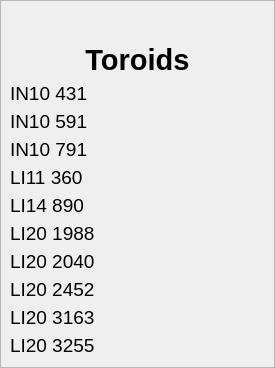
           <widget class="QFrame" name="toro_summary">
            <property name="minimumSize">
             <size>
              <width>275</width>
              <height>0</height>
             </size>
            </property>
            <property name="frameShape">
             <enum>QFrame::StyledPanel</enum>
            </property>
            <layout class="QGridLayout" name="gridLayout_2">
             <property name="leftMargin">
              <number>9</number>
             </property>
             <property name="topMargin">
              <number>2</number>
             </property>
             <property name="rightMargin">
              <number>9</number>
             </property>
             <property name="bottomMargin">
              <number>10</number>
             </property>
             <property name="horizontalSpacing">
              <number>10</number>
             </property>
             <property name="verticalSpacing">
              <number>5</number>
             </property>
             <item row="3" column="1">
              <widget class="PyDMLabel" name="PyDMLabel_6">
               <property name="font">
                <font>
                 <pointsize>14</pointsize>
                </font>
               </property>
               <property name="toolTip">
                <string/>
               </property>
               <property name="alignment">
                <set>Qt::AlignRight|Qt::AlignTrailing|Qt::AlignVCenter</set>
               </property>
               <property name="showUnits">
                <bool>true</bool>
               </property>
               <property name="precisionFromPV">
                <bool>false</bool>
               </property>
               <property name="alarmSensitiveBorder">
                <bool>false</bool>
               </property>
               <property name="channel">
                <string>TORO:IN10:591:TMIT_PC</string>
               </property>
              </widget>
             </item>
             <item row="5" column="1">
              <widget class="PyDMLabel" name="PyDMLabel_8">
               <property name="font">
                <font>
                 <pointsize>14</pointsize>
                </font>
               </property>
               <property name="toolTip">
                <string/>
               </property>
               <property name="alignment">
                <set>Qt::AlignRight|Qt::AlignTrailing|Qt::AlignVCenter</set>
               </property>
               <property name="showUnits">
                <bool>true</bool>
               </property>
               <property name="precisionFromPV">
                <bool>false</bool>
               </property>
               <property name="alarmSensitiveBorder">
                <bool>false</bool>
               </property>
               <property name="channel">
                <string>TORO:LI11:360:TMIT_PC</string>
               </property>
              </widget>
             </item>
             <item row="7" column="0">
              <widget class="QLabel" name="toro_6">
               <property name="font">
                <font>
                 <pointsize>14</pointsize>
                 <weight>50</weight>
                 <bold>false</bold>
                </font>
               </property>
               <property name="text">
                <string>LI20 1988</string>
               </property>
               <property name="alignment">
                <set>Qt::AlignLeading|Qt::AlignLeft|Qt::AlignVCenter</set>
               </property>
              </widget>
             </item>
             <item row="11" column="1">
              <widget class="PyDMLabel" name="PyDMLabel_14">
               <property name="font">
                <font>
                 <pointsize>14</pointsize>
                </font>
               </property>
               <property name="toolTip">
                <string/>
               </property>
               <property name="alignment">
                <set>Qt::AlignRight|Qt::AlignTrailing|Qt::AlignVCenter</set>
               </property>
               <property name="showUnits">
                <bool>true</bool>
               </property>
               <property name="precisionFromPV">
                <bool>false</bool>
               </property>
               <property name="alarmSensitiveBorder">
                <bool>false</bool>
               </property>
               <property name="channel">
                <string>TORO:LI20:3255:TMIT_PC</string>
               </property>
              </widget>
             </item>
             <item row="2" column="0">
              <widget class="QLabel" name="toro_1">
               <property name="font">
                <font>
                 <pointsize>14</pointsize>
                 <weight>50</weight>
                 <bold>false</bold>
                </font>
               </property>
               <property name="text">
                <string>IN10 431</string>
               </property>
               <property name="alignment">
                <set>Qt::AlignLeading|Qt::AlignLeft|Qt::AlignVCenter</set>
               </property>
              </widget>
             </item>
             <item row="1" column="0" colspan="2">
              <widget class="QLabel" name="label_6">
               <property name="font">
                <font>
                 <pointsize>22</pointsize>
                 <weight>75</weight>
                 <bold>true</bold>
                </font>
               </property>
               <property name="text">
                <string>Toroids</string>
               </property>
               <property name="alignment">
                <set>Qt::AlignCenter</set>
               </property>
              </widget>
             </item>
             <item row="11" column="0">
              <widget class="QLabel" name="toro_10">
               <property name="font">
                <font>
                 <pointsize>14</pointsize>
                 <weight>50</weight>
                 <bold>false</bold>
                </font>
               </property>
               <property name="text">
                <string>LI20 3255</string>
               </property>
               <property name="alignment">
                <set>Qt::AlignLeading|Qt::AlignLeft|Qt::AlignVCenter</set>
               </property>
              </widget>
             </item>
             <item row="3" column="0">
              <widget class="QLabel" name="toro_2">
               <property name="font">
                <font>
                 <pointsize>14</pointsize>
                 <weight>50</weight>
                 <bold>false</bold>
                </font>
               </property>
               <property name="text">
                <string>IN10 591</string>
               </property>
               <property name="alignment">
                <set>Qt::AlignLeading|Qt::AlignLeft|Qt::AlignVCenter</set>
               </property>
              </widget>
             </item>
             <item row="4" column="1">
              <widget class="PyDMLabel" name="PyDMLabel_7">
               <property name="font">
                <font>
                 <pointsize>14</pointsize>
                </font>
               </property>
               <property name="toolTip">
                <string/>
               </property>
               <property name="alignment">
                <set>Qt::AlignRight|Qt::AlignTrailing|Qt::AlignVCenter</set>
               </property>
               <property name="showUnits">
                <bool>true</bool>
               </property>
               <property name="precisionFromPV">
                <bool>false</bool>
               </property>
               <property name="alarmSensitiveBorder">
                <bool>false</bool>
               </property>
               <property name="channel">
                <string>TORO:IN10:791:TMIT_PC</string>
               </property>
              </widget>
             </item>
             <item row="8" column="1">
              <widget class="PyDMLabel" name="PyDMLabel_11">
               <property name="font">
                <font>
                 <pointsize>14</pointsize>
                </font>
               </property>
               <property name="toolTip">
                <string/>
               </property>
               <property name="alignment">
                <set>Qt::AlignRight|Qt::AlignTrailing|Qt::AlignVCenter</set>
               </property>
               <property name="showUnits">
                <bool>true</bool>
               </property>
               <property name="precisionFromPV">
                <bool>false</bool>
               </property>
               <property name="alarmSensitiveBorder">
                <bool>false</bool>
               </property>
               <property name="channel">
                <string>TORO:LI20:2040:TMIT_PC</string>
               </property>
              </widget>
             </item>
             <item row="7" column="1">
              <widget class="PyDMLabel" name="PyDMLabel_10">
               <property name="font">
                <font>
                 <pointsize>14</pointsize>
                </font>
               </property>
               <property name="toolTip">
                <string/>
               </property>
               <property name="alignment">
                <set>Qt::AlignRight|Qt::AlignTrailing|Qt::AlignVCenter</set>
               </property>
               <property name="showUnits">
                <bool>true</bool>
               </property>
               <property name="precisionFromPV">
                <bool>false</bool>
               </property>
               <property name="alarmSensitiveBorder">
                <bool>false</bool>
               </property>
               <property name="channel">
                <string>TORO:LI20:1988:TMIT_PC</string>
               </property>
              </widget>
             </item>
             <item row="2" column="1">
              <widget class="PyDMLabel" name="PyDMLabel_5">
               <property name="font">
                <font>
                 <pointsize>14</pointsize>
                </font>
               </property>
               <property name="toolTip">
                <string/>
               </property>
               <property name="alignment">
                <set>Qt::AlignRight|Qt::AlignTrailing|Qt::AlignVCenter</set>
               </property>
               <property name="showUnits">
                <bool>true</bool>
               </property>
               <property name="precisionFromPV">
                <bool>false</bool>
               </property>
               <property name="alarmSensitiveBorder">
                <bool>false</bool>
               </property>
               <property name="channel">
                <string>TORO:IN10:431:TMIT_PC</string>
               </property>
              </widget>
             </item>
             <item row="9" column="1">
              <widget class="PyDMLabel" name="PyDMLabel_12">
               <property name="font">
                <font>
                 <pointsize>14</pointsize>
                </font>
               </property>
               <property name="toolTip">
                <string/>
               </property>
               <property name="alignment">
                <set>Qt::AlignRight|Qt::AlignTrailing|Qt::AlignVCenter</set>
               </property>
               <property name="showUnits">
                <bool>true</bool>
               </property>
               <property name="precisionFromPV">
                <bool>false</bool>
               </property>
               <property name="alarmSensitiveBorder">
                <bool>false</bool>
               </property>
               <property name="channel">
                <string>TORO:LI20:2452:TMIT_PC</string>
               </property>
              </widget>
             </item>
             <item row="6" column="1">
              <widget class="PyDMLabel" name="PyDMLabel_9">
               <property name="font">
                <font>
                 <pointsize>14</pointsize>
                </font>
               </property>
               <property name="toolTip">
                <string/>
               </property>
               <property name="alignment">
                <set>Qt::AlignRight|Qt::AlignTrailing|Qt::AlignVCenter</set>
               </property>
               <property name="showUnits">
                <bool>true</bool>
               </property>
               <property name="precisionFromPV">
                <bool>false</bool>
               </property>
               <property name="alarmSensitiveBorder">
                <bool>false</bool>
               </property>
               <property name="channel">
                <string>TORO:LI14:890:TMIT_PC</string>
               </property>
              </widget>
             </item>
             <item row="8" column="0">
              <widget class="QLabel" name="toro_7">
               <property name="font">
                <font>
                 <pointsize>14</pointsize>
                 <weight>50</weight>
                 <bold>false</bold>
                </font>
               </property>
               <property name="text">
                <string>LI20 2040</string>
               </property>
               <property name="alignment">
                <set>Qt::AlignLeading|Qt::AlignLeft|Qt::AlignVCenter</set>
               </property>
              </widget>
             </item>
             <item row="10" column="0">
              <widget class="QLabel" name="toro_9">
               <property name="font">
                <font>
                 <pointsize>14</pointsize>
                 <weight>50</weight>
                 <bold>false</bold>
                </font>
               </property>
               <property name="text">
                <string>LI20 3163</string>
               </property>
               <property name="alignment">
                <set>Qt::AlignLeading|Qt::AlignLeft|Qt::AlignVCenter</set>
               </property>
              </widget>
             </item>
             <item row="10" column="1">
              <widget class="PyDMLabel" name="PyDMLabel_13">
               <property name="font">
                <font>
                 <pointsize>14</pointsize>
                </font>
               </property>
               <property name="toolTip">
                <string/>
               </property>
               <property name="alignment">
                <set>Qt::AlignRight|Qt::AlignTrailing|Qt::AlignVCenter</set>
               </property>
               <property name="showUnits">
                <bool>true</bool>
               </property>
               <property name="precisionFromPV">
                <bool>false</bool>
               </property>
               <property name="alarmSensitiveBorder">
                <bool>false</bool>
               </property>
               <property name="channel">
                <string>TORO:LI20:3163:TMIT_PC</string>
               </property>
              </widget>
             </item>
             <item row="9" column="0">
              <widget class="QLabel" name="toro_8">
               <property name="font">
                <font>
                 <pointsize>14</pointsize>
                 <weight>50</weight>
                 <bold>false</bold>
                </font>
               </property>
               <property name="text">
                <string>LI20 2452</string>
               </property>
               <property name="alignment">
                <set>Qt::AlignLeading|Qt::AlignLeft|Qt::AlignVCenter</set>
               </property>
              </widget>
             </item>
             <item row="6" column="0">
              <widget class="QLabel" name="toro_5">
               <property name="font">
                <font>
                 <pointsize>14</pointsize>
                 <weight>50</weight>
                 <bold>false</bold>
                </font>
               </property>
               <property name="text">
                <string>LI14 890</string>
               </property>
               <property name="alignment">
                <set>Qt::AlignLeading|Qt::AlignLeft|Qt::AlignVCenter</set>
               </property>
              </widget>
             </item>
             <item row="5" column="0">
              <widget class="QLabel" name="toro_4">
               <property name="font">
                <font>
                 <pointsize>14</pointsize>
                 <weight>50</weight>
                 <bold>false</bold>
                </font>
               </property>
               <property name="text">
                <string>LI11 360</string>
               </property>
               <property name="alignment">
                <set>Qt::AlignLeading|Qt::AlignLeft|Qt::AlignVCenter</set>
               </property>
              </widget>
             </item>
             <item row="4" column="0">
              <widget class="QLabel" name="toro_3">
               <property name="font">
                <font>
                 <pointsize>14</pointsize>
                 <weight>50</weight>
                 <bold>false</bold>
                </font>
               </property>
               <property name="text">
                <string>IN10 791</string>
               </property>
               <property name="alignment">
                <set>Qt::AlignLeading|Qt::AlignLeft|Qt::AlignVCenter</set>
               </property>
              </widget>
             </item>
             <item row="0" column="0">
              <spacer name="verticalSpacer">
               <property name="orientation">
                <enum>Qt::Vertical</enum>
               </property>
               <property name="sizeType">
                <enum>QSizePolicy::Expanding</enum>
               </property>
               <property name="sizeHint" stdset="0">
                <size>
                 <width>20</width>
                 <height>40</height>
                </size>
               </property>
              </spacer>
             </item>
            </layout>
           </widget>
